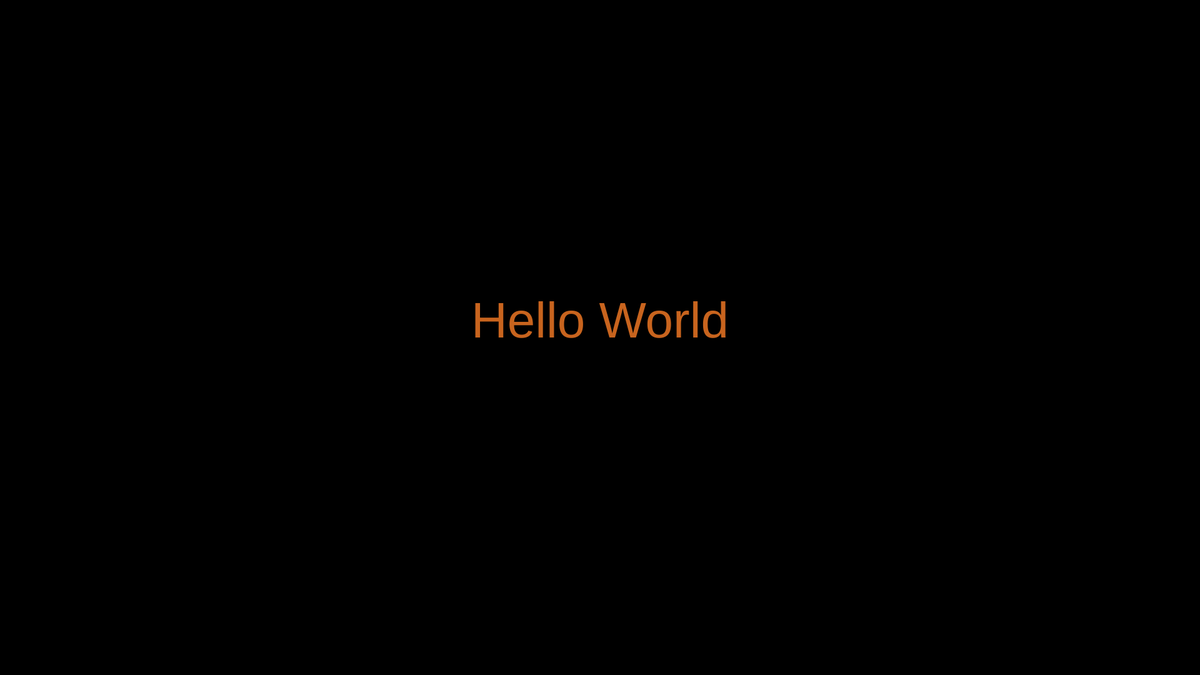
Frame 1 (no input)
Frame 60 (no input): identical to frame 1, image omitted
Frame 120 (the mouse pressed at the canvas centre since frame 60): identical to frame 1, image omitted

The p5.js sketch that drew this single still picture (run headless with seeded random() and noise() and a simulated clock; from frame 60 on, the mouse is pressed at the canvas centre):

// p5.js sketch
// ── sketch.js

// Setup code goes here
function setup() {
  createCanvas(1920, 1080);
  textSize(80);
  textAlign(CENTER);
 }


// Draw code goes here
function draw() {
  background(0);
  fill(200, 100, 30);
  text("Hello World", width/2, height/2);
}
